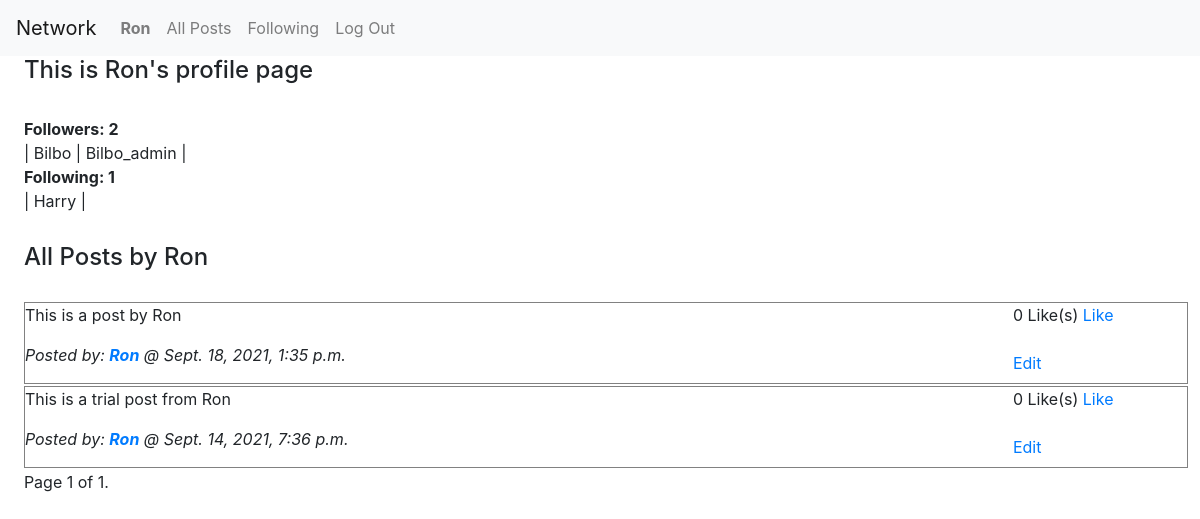
The page /profile/Ron (signed in) on the database its author committed.
### network/models.py (models this page shows, shortened)
class User(AbstractUser):
    following = models.ManyToManyField("User", related_name="users_followed", blank = True)
    followers = models.ManyToManyField("User", related_name="users_follow", blank = True)

class Post(models.Model):
    post_creator = models.ForeignKey(User, on_delete = models.CASCADE)
    time_created = models.DateTimeField(auto_now_add=True)
    content = models.TextField(blank=True, null=True)
    likes = models.ManyToManyField(User, related_name = 'liked', blank = True)

### network/views.py (the view)
# urls.py: path("profile/<str:username>", views.get_profile, name="profile"),
@login_required(login_url = '/login')
def get_profile(request,username):
    Posts = Post.objects.filter(post_creator__username = username).order_by('-time_created').all()
    profile_id = User.objects.filter(username = username).get().id
    active_user = request.user
    followers = User.objects.get(username = username).followers.all()
    following = User.objects.get(username = username).following.all()
    paginator = Paginator(Posts, 10)
    page_number = request.GET.get('page')
    Posts = paginator.get_page(page_number)
    if active_user in followers:
        btn_text = "Unfollow"
    else:
        btn_text = "Follow"
    if str(active_user) == str(username):
        is_user = 1
    else:
        is_user = 0
    return render(request, "network/profile.html", {
        "username": username,
        "profile_id": profile_id,
        "Posts": Posts,
        "is_user": is_user,
        "followers": followers,
        "following": following,
        "btn_text": btn_text,
        "active_user": active_user
    })

### network/templates/network/profile.html (shortened to what this page needs)
{% extends "network/layout.html" %}
{% load static %}
{% block body %}
    <div class="profile_details">
        <h4>This is {{username}}'s profile page</h4>
        <br>
        <b>Followers: {{followers.count}} </b>
        <br>|
        {% for follower in followers %}
            {{follower}} |
        {% endfor %}
        <br>
        <b>Following: {{following.count}}</b>
        <br>|
        {% for following in following %}
            {{following}} |
        {% endfor %}
    </div>
    <h4 class="body">All Posts by {{username}} </h4>
    <div class="all_posts_block">
        {% for Post in Posts %}
            <div class="post_block">
                <div class = "posts" id="post_{{Post.id}}" >
                    <p>{{Post.content}}</p>
                    <p><i>Posted by: <a href="{% url 'profile' Post.post_creator %}"><strong>{{ Post.post_creator }}</strong></a> @ {{Post.time_created}}</i></p>
                </div>
                <div class="add_ons">
                    <div class = "likes">
                        <span id = "likes_{{Post.id}}">{{Post.likes.all.count}}</span> Like(s)
                        {% if user.is_authenticated %}
                            {% if request.user in Post.likes.all %}
                                <a class="like_btn" data-id = "{{Post.id}}" href="#">Unlike</a>
                            {% else %}
                                <a class="like_btn" data-id = "{{Post.id}}" href="#">Like</a>
                            {% endif %}
                        {% endif %}
                    </div>
                    <div class="edit" id="edit_{{Post.id}}">
                        {% if request.user == Post.post_creator %}
                            <br>
                            <a class="edit_btn" data-id = "{{Post.id}}" href="#">Edit</a>
                        {% endif %}
                    </div>
                </div>
            </div>
        {% endfor %}
    </div>
    <div class="pagination">
        <span class="step-links">
            <span class="current">
                Page {{ Posts.number }} of {{ Posts.paginator.num_pages }}.
            </span>
        </span>
    </div>
{% endblock %}

### network/templates/network/layout.html (shortened to what this page needs)
{% load static %}
<!DOCTYPE html>
<html lang="en">
    <head>
        <link rel="stylesheet" href="https://stackpath.bootstrapcdn.com/bootstrap/4.4.1/css/bootstrap.min.css">
        <link href="{% static 'network/styles.css' %}" rel="stylesheet">
    </head>
    <body>
        <nav class="navbar navbar-expand-lg navbar-light bg-light">
            <a class="navbar-brand" href="#">Network</a>
            <div>
              <ul class="navbar-nav mr-auto">
                {% if user.is_authenticated %}
                    <li class="nav-item">
                        <a class="nav-link" href="{% url 'profile' user.username %}"><strong>{{ user.username }}</strong></a>
                    </li>
                {% endif %}
                <li class="nav-item">
                  <a class="nav-link" href="{% url 'index' %}">All Posts</a>
                </li>
                {% if user.is_authenticated %}
                    <li class="nav-item">
                        <a class="nav-link" href="{% url 'following_posts' %}" >Following</a>
                    </li>
                    <li class="nav-item">
                        <a class="nav-link" href="{% url 'logout' %}">Log Out</a>
                    </li>
                {% endif %}
              </ul>
            </div>
        </nav>
        <div class="body">
            {% block body %}
            {% endblock %}
        </div>
    </body>
</html>

### network/static/network/styles.css (style rules this page uses)
.post_block { border-style: solid; border-color: rgb(129, 129, 129); border-width: 1px; display: flex; margin-right: 1%; margin-bottom: 2px; }
.body { margin-left: 1%; }
.all_posts_block { margin-top: 30px; margin-left: 1%; }
.posts { width: 85%; }
.pagination { margin-left: 1%; }
.profile_details { margin-bottom: 30px; margin-left: 1%; }

### rows shown on the page
User: username "Ron"
User: username "Bilbo"
User: username "Bilbo_admin"
User: username "Harry"
Post: content "This is a post by Ron", post_creator "Ron", time_created "Sept. 18, 2021, 1:35 p.m.", likes.all.count "0"
Post: content "This is a trial post from Ron", post_creator "Ron", time_created "Sept. 14, 2021, 7:36 p.m.", likes.all.count "0"

### other values the page prints
{{ followers.count }} "2"
{{ following.count }} "1"
{{ Posts.number }} "1"
{{ Posts.paginator.num_pages }} "1"
